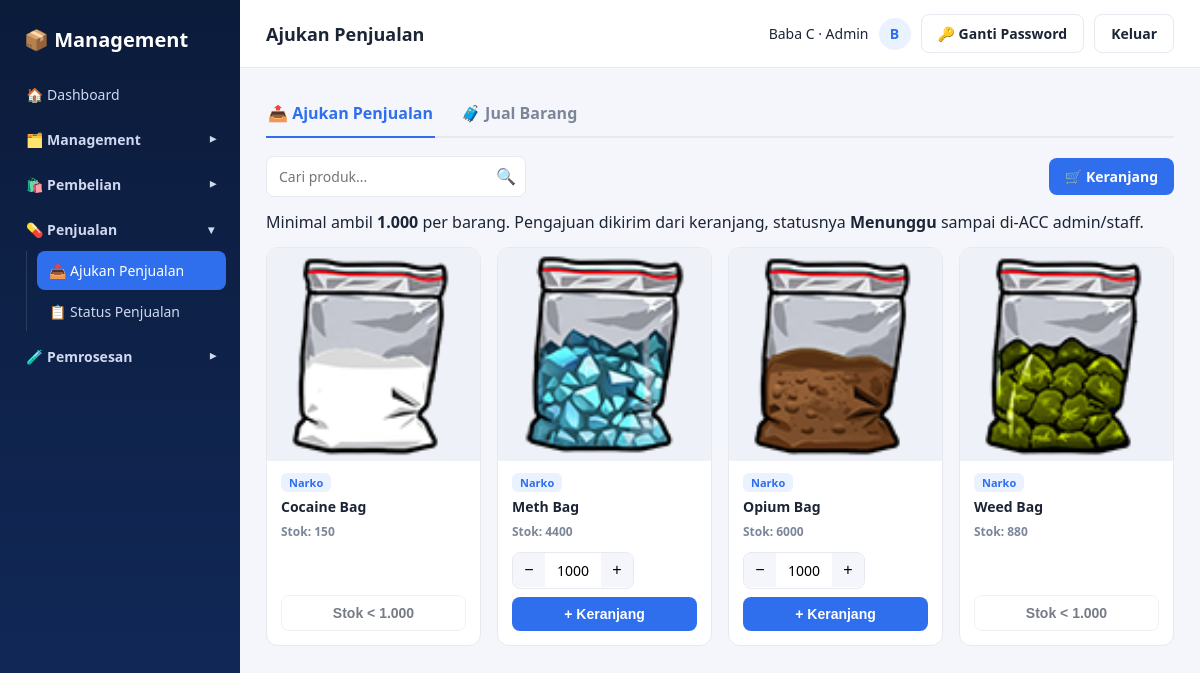
Screenshot of /penjualan/ajukan_penjualan.php (signed in) with the database file from the repository.
### tables this page shows
CREATE TABLE `produk` (
  `id` int(11) NOT NULL,
  `nama_produk` varchar(150) NOT NULL,
  `kategori` enum('Senjata','Ammo','Attachment','Narko','Lainnya','Spesial') NOT NULL DEFAULT 'Lainnya',
  `foto` varchar(255) DEFAULT NULL,
  `stok` int(11) NOT NULL DEFAULT '0',
  `harga_beli` decimal(14,2) NOT NULL DEFAULT '0.00',
  `harga_jual` decimal(14,2) NOT NULL DEFAULT '0.00',
  `created_at` timestamp NOT NULL DEFAULT CURRENT_TIMESTAMP
);

### includes/auth.php (called while the page is built, shortened)
<?php
function e($str) {
    return htmlspecialchars($str ?? '', ENT_QUOTES, 'UTF-8');
}

### penjualan/ajukan_penjualan.php (the view, shortened to what this page needs)
<?php
require_once __DIR__ . '/../includes/auth.php';
$base = '../';
$minQty = PENJUALAN_MIN_QTY;
$minFmt = number_format($minQty, 0, ',', '.');
$produkList = [];
$kategoriNarko = PENJUALAN_KATEGORI;
$stmt = mysqli_prepare($conn, "SELECT * FROM produk WHERE kategori = ? ORDER BY nama_produk ASC");
mysqli_stmt_bind_param($stmt, 's', $kategoriNarko);
mysqli_stmt_execute($stmt);
$res = mysqli_stmt_get_result($stmt);
while ($row = mysqli_fetch_assoc($res)) $produkList[] = $row;
$cartCount = cart_jual_count();
include __DIR__ . '/../includes/header.php';
?>
<div class="page-tabs">
    <a class="page-tab active" href="ajukan_penjualan.php">📤 Ajukan Penjualan</a>
    <a class="page-tab" href="jual_barang.php">🧳 Jual Barang</a>
</div>
<div class="market-bar">
    <div class="search-box">
        <input type="text" placeholder="Cari produk..." data-card-search="#productGrid">
        <span class="icon">🔍</span>
    </div>
    <a class="btn btn-primary" href="keranjang_penjualan.php">🛒 Keranjang<?php if ($cartCount > 0): ?> <span class="cart-pill"><?= $cartCount ?></span><?php endif; ?></a>
</div>
<p class="hint" style="margin:0 0 14px;">Minimal ambil <strong><?= e($minFmt) ?></strong> per barang. Pengajuan dikirim dari keranjang, statusnya <strong>Menunggu</strong> sampai di-ACC admin/staff.</p>
<?php if (empty($produkList)): ?>
    <div class="panel"><div class="empty-state">Belum ada produk kategori Narko.</div></div>
<?php else: ?>
    <div class="product-grid" id="productGrid">
        <?php foreach ($produkList as $p): $stok = (int)$p['stok']; $kurang = $stok < $minQty; ?>
            <form method="POST" action="ajukan_penjualan.php" class="product-card <?= $stok <= 0 ? 'is-habis' : '' ?>" data-search-item>
                <div class="pc-img">
                    <?php if ($p['foto']): ?>
                        <img src="<?= e($base) ?>assets/uploads/<?= e($p['foto']) ?>" alt="<?= e($p['nama_produk']) ?>">
                    <?php else: ?>
                        <span class="pc-noimg">📦</span>
                    <?php endif; ?>
                </div>
                <div class="pc-body">
                    <span class="pc-cat"><?= e($p['kategori']) ?></span>
                    <div class="pc-name"><?= e($p['nama_produk']) ?></div>
                    <div class="pc-stok <?= $stok <= 0 ? 'habis' : ($stok <= 5 ? 'menipis' : '') ?>">
                        <?= $stok <= 0 ? 'Stok habis' : 'Stok: ' . $stok ?>
                    </div>
                    <div class="pc-actions">
                        <?php if ($stok <= 0): ?>
                            <button type="button" class="btn btn-outline" disabled>Stok Habis</button>
                        <?php elseif ($kurang): ?>
                            <button type="button" class="btn btn-outline" disabled>Stok &lt; <?= e($minFmt) ?></button>
                        <?php else: ?>
                            <div class="qty-stepper">
                                <button type="button" data-step="-100">−</button>
                                <input type="number" name="qty" value="<?= $minQty ?>" min="<?= $minQty ?>" max="<?= $stok ?>">
                                <button type="button" data-step="100">+</button>
                            </div>
                            <button type="submit" name="add_cart" value="1" class="btn btn-primary">+ Keranjang</button>
                        <?php endif; ?>
                    </div>
                </div>
            </form>
        <?php endforeach; ?>
    </div>
<?php endif; ?>
<?php include __DIR__ . '/../includes/footer.php'; ?>

### assets/css/style.css (style rules this page uses)
:root { --navy-900: #0b1b3a; --navy-800: #122a5c; --blue-600: #2f6fed; --blue-50: #eaf1ff; --green-600: #2fb344; --green-700: #259238; --red-600: #e5484d; --text-main: #1c2536; --text-muted: #7c8698; --border: #e6e9f0; --bg-app: #f4f6fb; --white: #ffffff; --radius: 12px; }
* { box-sizing: border-box; }
body { margin: 0; font-family: 'Segoe UI', Roboto, Helvetica, Arial, sans-serif; background: var(--bg-app); color: var(--text-main); }
a { text-decoration: none; color: inherit; }
.search-box { position: relative; width: 260px; max-width: 100%; }
.search-box input { width: 100%; padding: 9px 34px 9px 12px; border: 1px solid var(--border); border-radius: 8px; font-size: 14px; }
.search-box .icon { position: absolute; right: 10px; top: 9px; color: var(--text-muted); }
.btn { display: inline-flex; align-items: center; gap: 6px; padding: 9px 16px; border-radius: 8px; border: none; font-size: 14px; font-weight: 600; cursor: pointer; }
.btn-primary { background: var(--blue-600); color: #fff; }
.btn-outline { background: #fff; border: 1px solid var(--border); color: var(--text-main); }
input[type=text], input[type=number], input[type=password], input[type=tel], select { padding: 10px 12px; border: 1px solid var(--border); border-radius: 8px; font-size: 14px; width: 100%; font-family: inherit; }
.market-bar { display: flex; align-items: center; justify-content: space-between; gap: 12px; flex-wrap: wrap; margin-bottom: 14px; }
.page-tabs { display: flex; gap: 24px; border-bottom: 2px solid var(--border); margin-bottom: 18px; }
.page-tab { position: relative; padding: 10px 2px 12px; font-weight: 600; color: var(--text-muted); border-bottom: 2px solid transparent; margin-bottom: -2px; display: flex; align-items: center; gap: 6px; }
.page-tab.active { color: var(--blue-600); border-color: var(--blue-600); }
.product-grid { display: grid; grid-template-columns: repeat(auto-fill, minmax(210px, 1fr)); gap: 16px; }
.product-card { background: #fff; border: 1px solid var(--border); border-radius: var(--radius); overflow: hidden; display: flex; flex-direction: column; transition: box-shadow .15s ease, transform .15s ease; }
.pc-img { aspect-ratio: 1 / 1; background: #eef1f7; display: flex; align-items: center; justify-content: center; overflow: hidden; }
.pc-img img { width: 100%; height: 100%; object-fit: cover; }
.pc-body { padding: 12px 14px 14px; display: flex; flex-direction: column; gap: 6px; flex: 1; }
.pc-cat { align-self: flex-start; background: var(--blue-50); color: var(--blue-600); font-size: 11px; font-weight: 700; padding: 2px 8px; border-radius: 6px; }
.pc-name { font-size: 14px; font-weight: 600; line-height: 1.35; }
.pc-actions { margin-top: auto; padding-top: 6px; display: flex; flex-direction: column; gap: 8px; }
.pc-actions .btn { justify-content: center; }
.qty-stepper { display: inline-flex; align-items: center; border: 1px solid var(--border); border-radius: 8px; overflow: hidden; align-self: flex-start; }
.qty-stepper button { width: 32px; height: 34px; border: none; background: #f4f6fb; cursor: pointer; font-size: 16px; }
.qty-stepper input[type=number] { width: 56px; border: none; border-radius: 0; text-align: center; padding: 8px 4px; -moz-appearance: textfield; }
.pc-stok { font-size: 12px; color: var(--text-muted); font-weight: 600; }
.btn:disabled { opacity: .6; cursor: not-allowed; }

### rows the page displays
produk: foto (picture), kategori "Narko", nama_produk "Cocaine Bag", stok "150"
produk: foto (picture), kategori "Narko", nama_produk "Meth Bag", stok "4400"
produk: foto (picture), kategori "Narko", nama_produk "Opium Bag", stok "6000"
produk: foto (picture), kategori "Narko", nama_produk "Weed Bag", stok "880"

### other values shown
$page_header "Ajukan Penjualan"
$me['full_name'] "Baba C"
role_label($me['role']) "Admin"
substr($me['full_name'] ?? '?', 0, 1) "B"
$minFmt "1.000"
